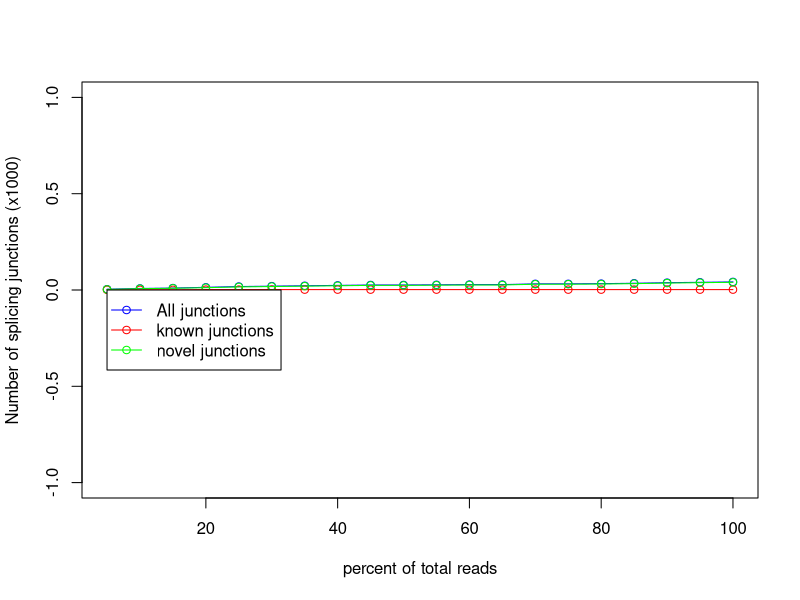

Generate this figure with R:
pdf('RAP1_UNINDUCED_REP1.junctionSaturation_plot.pdf')
x=c(5,10,15,20,25,30,35,40,45,50,55,60,65,70,75,80,85,90,95,100)
y=c(1,1,1,2,2,2,2,2,2,2,2,2,2,2,2,2,2,2,2,2)
z=c(4,8,10,14,18,20,22,24,26,26,27,28,28,32,32,33,35,38,40,42)
w=c(3,7,9,12,16,18,20,22,24,24,25,26,26,30,30,31,33,36,38,40)
m=max(0,0,0)
n=min(0,0,0)
plot(x,z/1000,xlab='percent of total reads',ylab='Number of splicing junctions (x1000)',type='o',col='blue',ylim=c(n,m))
points(x,y/1000,type='o',col='red')
points(x,w/1000,type='o',col='green')
legend(5,0, legend=c("All junctions","known junctions", "novel junctions"),col=c("blue","red","green"),lwd=1,pch=1)
dev.off()
